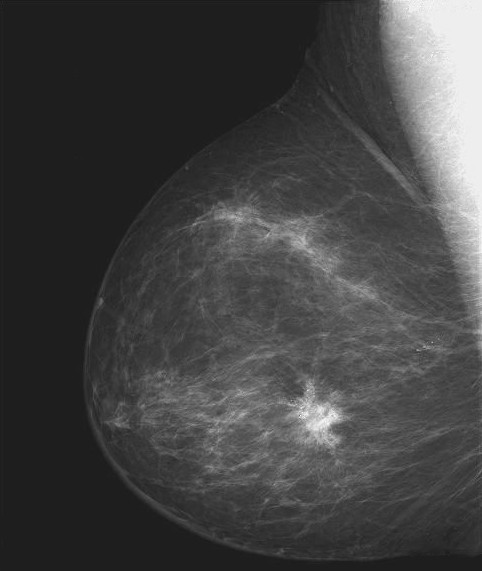
#> input picture Images/X.jpg, 482 x 571 px
$ python -i 3hoursCV_basic.py   (imports and definitions only)
#> lines starting #> are read from the running program, lines starting #| are printed output that depends on the picture; after the words box and inside, x2 and y2 are one past the last pixel; in counts of white or black regions, pixels touching at a corner belong together

from inspect import stack
import cv2
from cv2 import COLOR_BGR2HSV
from cv2 import getTrackbarPos
import numpy as np

# 读取视频
# [22 lines left out: functions readVideo, capCamera, not called in this run]


# 膨胀操作
def img_Dialation(path):   # 传一个图片地址，字符串
#> called with path = 'Images/X.jpg'
    img = cv2.imread(path)
#> img is the input picture: shape (571, 482, 3); min 23, max 255, mean 66.7
    img_gray = cv2.cvtColor(img, cv2.COLOR_BGR2GRAY)
    # canny边缘检测
    img_canny = cv2.Canny(img_gray, 50, 180) # threshold1和threshold2之间的最小值用于边缘连接,最大值用于寻找强边界与背景分离
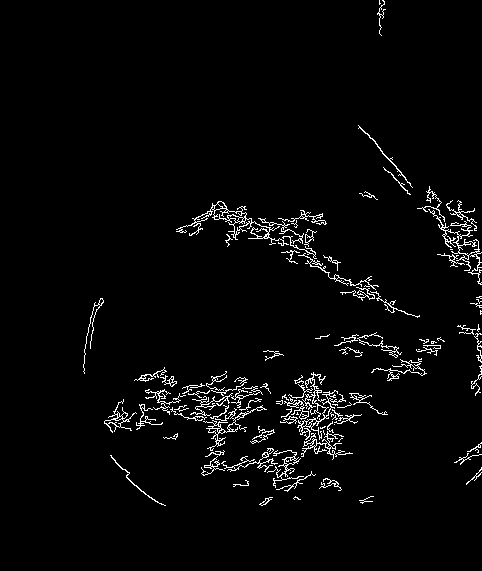
#> img_canny: shape (571, 482); 2.9% white in thin lines or dots, all inside (x1, y1, x2, y2) = (83, 0, 482, 506)
    kernel = np.ones((5,5), dtype=np.uint8)   # 5×5的卷积核
    img_dilation = cv2.dilate(img_canny, kernel, iterations=1)  # 可以指定迭代次数即膨胀几次
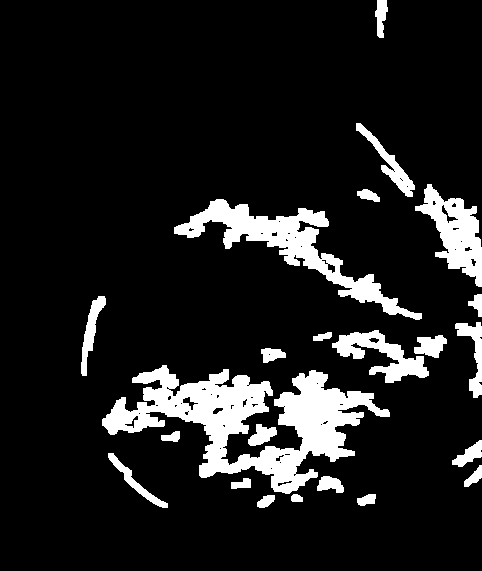
#> img_dilation: shape (571, 482); 11.7% white; 23 white regions, largest, box (x1, y1, x2, y2) and area: (102, 365, 390, 494) 14393, (174, 199, 422, 320) 6254, (415, 184, 482, 287) 3121
    cv2.imshow('canny', img_canny)
    cv2.imshow('dilation', img_dilation)
    cv2.waitKey()


# Resize操作和图像剪切
# [118 lines left out: functions img_ResizeAndCrop, boxAndText, WarpTrans, showDiffImg, stackImages, color_Detect, not called in this run]


# [8 lines not run here, left out]

>>> result = img_Dialation('Images/X.jpg')

$ run again, on Images/smoke.jpg
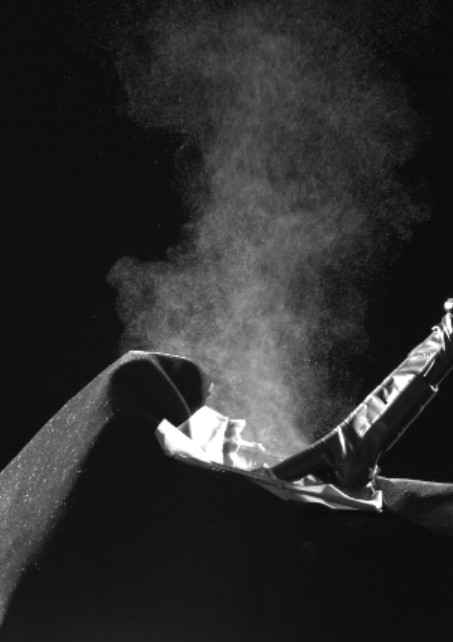
#> input picture Images/smoke.jpg, 453 x 642 px
#> in img_Dialation, img is the input picture: shape (642, 453, 3); min 7, max 255, mean 43.6
#> in img_Dialation, `img_canny = cv2.Canny(img_gray, 50, 180)`:
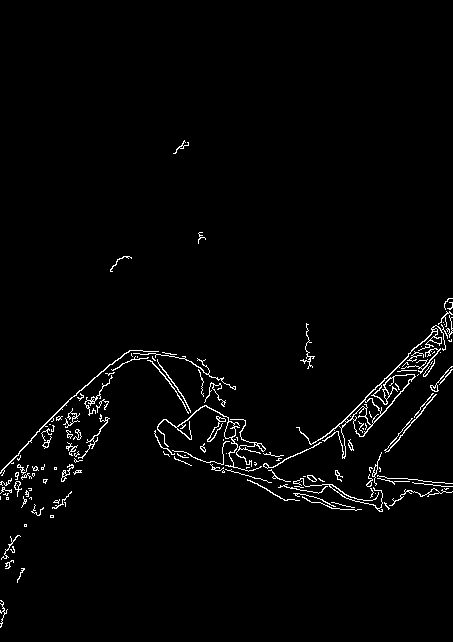
#> img_canny: shape (642, 453); 2.1% white in thin lines or dots, all inside (x1, y1, x2, y2) = (0, 140, 453, 628)
#> in img_Dialation, `img_dilation = cv2.dilate(img_canny, kernel, iterations=1)`:
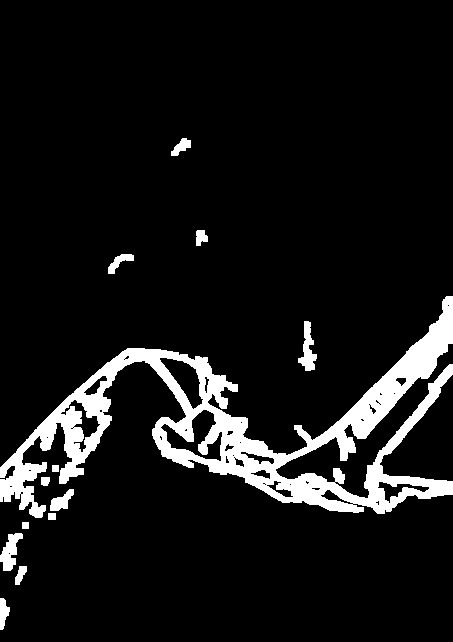
#> img_dilation: shape (642, 453); 8.9% white; 13 white regions, largest, box (x1, y1, x2, y2) and area: (0, 296, 453, 518) 23554, (0, 533, 23, 571) 470, (298, 321, 317, 371) 467
